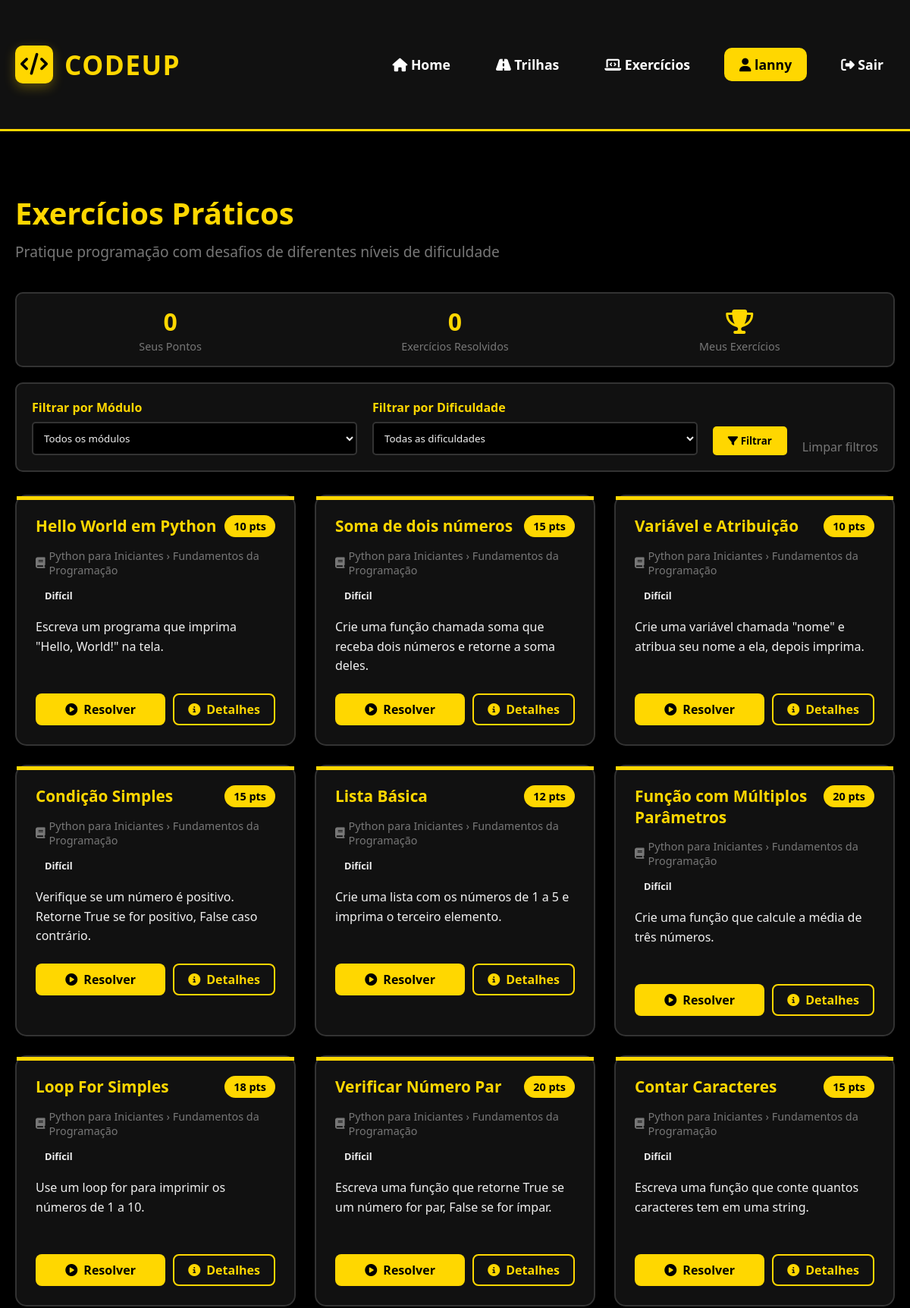
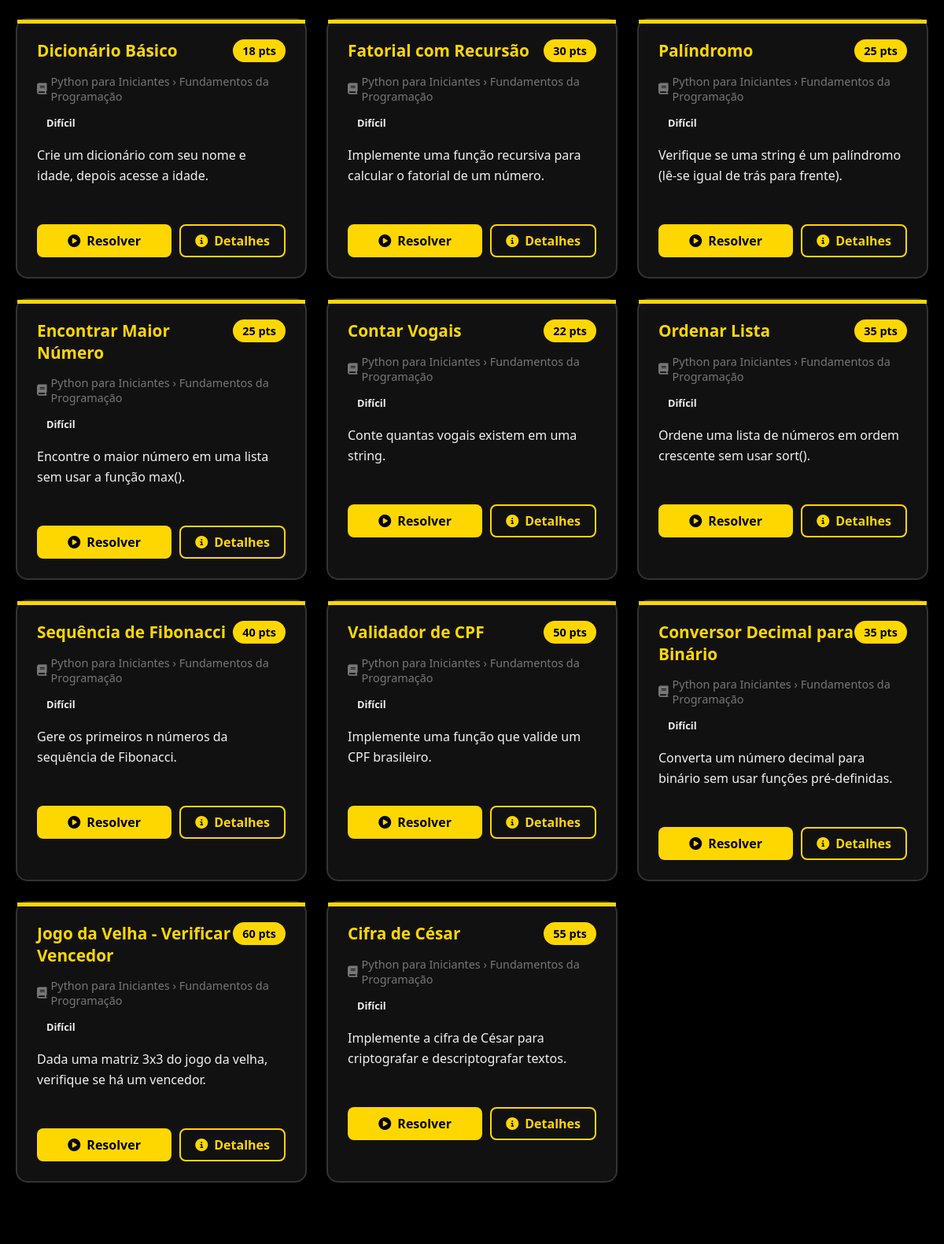
The page /exercicios/ (signed in, upper part) on the database its author committed (2 pictures, top to bottom).
### exercicios/models.py (models this page shows, shortened)
class Exercicio(models.Model):
    modulo = models.ForeignKey('trilhas.Modulo', on_delete=models.CASCADE, related_name='exercicios')
    titulo = models.CharField(max_length=200)
    enunciado = models.TextField()
    codigo_inicial = models.TextField(blank=True)
    resposta_correta = models.TextField()
    pontos = models.IntegerField(default=10)
    dificuldade = models.CharField(max_length=20, choices=[
        ('facil', 'Fácil'),
        ('medio', 'Médio'),
        ('dificil', 'Difícil'),
    ])

### trilhas/models.py (models this page shows, shortened)
class Modulo(models.Model):
    trilha = models.ForeignKey(Trilha, on_delete=models.CASCADE, related_name='modulos')
    titulo = models.CharField(max_length=200)
    descricao = models.TextField()
    conteudo = models.TextField(blank=True)  # Conteúdo em Markdown/HTML
    video_url = models.URLField(blank=True)
    ordem = models.IntegerField(default=0)
    duracao = models.IntegerField(default=0)  # Em minutos
    concluido = models.BooleanField(default=False)
    class Meta:
        ordering = ['ordem']
        verbose_name = 'Módulo'
        verbose_name_plural = 'Módulos'

class Trilha(models.Model):
    DIFICULDADE_CHOICES = [
        ('iniciante', 'Iniciante'),
        ('intermediario', 'Intermediário'),
        ('avancado', 'Avançado'),
    ]
    titulo = models.CharField(max_length=200)
    descricao = models.TextField()
    icone = models.CharField(max_length=50, default='book')
    cor = models.CharField(max_length=7, default='#FFD700')  # Cor em hex
    dificuldade = models.CharField(max_length=20, choices=DIFICULDADE_CHOICES, default='iniciante')
    tempo_estimado = models.IntegerField(default=0)  # Em horas
    pontos_recompensa = models.IntegerField(default=100)
    ativo = models.BooleanField(default=True)
    ordem = models.IntegerField(default=0)
    data_criacao = models.DateTimeField(auto_now_add=True)
    class Meta:
        ordering = ['ordem', 'data_criacao']
        verbose_name = 'Trilha'
        verbose_name_plural = 'Trilhas'

### exercicios/views.py (the view)
# urls.py: path('', views.index, name='index'),
def index(request):
    exercicios = Exercicio.objects.all()
    if TRILHA_EXISTS:
        exercicios = exercicios.select_related('modulo__trilha')
    else:
        exercicios = exercicios.select_related('modulo')
    modulo_id = request.GET.get('modulo', '')
    dificuldade = request.GET.get('dificuldade', '')
    if modulo_id:
        exercicios = exercicios.filter(modulo_id=modulo_id)
    if dificuldade:
        exercicios = exercicios.filter(dificuldade=dificuldade)
    modulos = []
    if TRILHA_EXISTS:
        modulos = Modulo.objects.all().select_related('trilha')
    elif Modulo.objects is not None:
        modulos = Modulo.objects.all()
    exercicios_resolvidos_ids = []
    pontos_totais = 0
    exercicios_resolvidos_count = 0
    if request.user.is_authenticated:
        exercicios_resolvidos_ids = RespostaAluno.objects.filter(
            aluno=request.user,
            status='correto'
        ).values_list('exercicio_id', flat=True)
        respostas_corretas = RespostaAluno.objects.filter(
            aluno=request.user,
            status='correto'
        )
        exercicios_resolvidos_count = respostas_corretas.count()
        for resposta in respostas_corretas:
            pontos_totais += resposta.exercicio.pontos
    context = {
        'exercicios': exercicios,
        'modulos': modulos,
        'selected_modulo': modulo_id,
        'selected_dificuldade': dificuldade,
        'exercicios_resolvidos_ids': list(exercicios_resolvidos_ids),
        'TRILHA_EXISTS': TRILHA_EXISTS,
        'pontos_totais': pontos_totais,
        'exercicios_resolvidos_count': exercicios_resolvidos_count,
    }
    return render(request, 'exercicios/index.html', context)

### codeup/context_processors.py (called while the page is built)
def site_info(request):
    from django.conf import settings
    return {
        'SITE_NAME': getattr(settings, 'SITE_NAME', 'CodeUP'),
        'SITE_DESCRIPTION': getattr(settings, 'SITE_DESCRIPTION', 'Plataforma de aprendizado'),
        'SITE_VERSION': getattr(settings, 'SITE_VERSION', '1.0.0'),
        'SITE_URL': getattr(settings, 'SITE_URL', 'http://localhost:8000'),
        'DEBUG': settings.DEBUG,
    }

### exercicios/templates/exercicios/index.html (shortened to what this page needs)
{% extends 'base.html' %}
{% load static %}
{% block content %}
<main class="container">
    <h1 class="page-title">Exercícios Práticos</h1>
    <p class="page-subtitle">Pratique programação com desafios de diferentes níveis de dificuldade</p>
    {% if user.is_authenticated %}
    <div class="stats-bar">
        <div class="stat-item">
            <span class="stat-value">{{ pontos_totais|default:"0" }}</span>
            <span class="stat-label">Seus Pontos</span>
        </div>
        <div class="stat-item">
            <span class="stat-value">{{ exercicios_resolvidos_count|default:"0" }}</span>
            <span class="stat-label">Exercícios Resolvidos</span>
        </div>
        <div class="stat-item">
            <a href="{% url 'exercicios:meus_exercicios' %}" style="color: var(--primary-color); text-decoration: none;">
                <span class="stat-value">
                    <i class="fas fa-trophy"></i>
                </span>
                <span class="stat-label">Meus Exercícios</span>
            </a>
        </div>
    </div>
    {% endif %}
    <form method="GET" action="{% url 'exercicios:index' %}" class="filtros">
        <div class="filtro-group">
            <label class="filtro-label" for="modulo">Filtrar por Módulo</label>
            <select name="modulo" id="modulo" class="filtro-select">
                <option value="">Todos os módulos</option>
            </select>
        </div>
        <div class="filtro-group">
            <label class="filtro-label" for="dificuldade">Filtrar por Dificuldade</label>
            <select name="dificuldade" id="dificuldade" class="filtro-select">
                <option value="">Todas as dificuldades</option>
            </select>
        </div>
        <button type="submit" class="btn-filtrar">
            <i class="fas fa-filter"></i> Filtrar
        </button>
        <a href="{% url 'exercicios:index' %}" style="align-self: flex-end; color: var(--text-muted); text-decoration: none;">
            Limpar filtros
        </a>
    </form>
    {% if exercicios %}
        <div class="exercicios-grid">
            {% for exercicio in exercicios %}
            <div class="exercicio-card">
                <div class="exercicio-header">
                    <h3 class="exercicio-titulo">{{ exercicio.titulo }}</h3>
                    <div class="exercicio-pontos">{{ exercicio.pontos }} pts</div>
                </div>
                <div class="exercicio-modulo">
                    <i class="fas fa-book"></i>
                    {% if exercicio.modulo.trilha %}
                        {{ exercicio.modulo.trilha.titulo }} ›
                    {% endif %}
                    {{ exercicio.modulo.titulo }}
                </div>
                <span class="exercicio-dificuldade dificuldade-{{ exercicio.dificuldade }}">
                    {% if exercicio.dificuldade == 'facil' %}Fácil
                    {% elif exercicio.dificuldade == 'medio' %}Médio
                    {% else %}Difícil{% endif %}
                </span>
                <p class="exercicio-descricao">{{ exercicio.enunciado|truncatewords:30 }}</p>
                <div class="exercicio-actions">
                    <a href="{% url 'exercicios:resolver' exercicio.id %}" class="btn-resolver">
                        <i class="fas fa-play-circle"></i> Resolver
                    </a>
                    <a href="{% url 'exercicios:detalhe' exercicio.id %}" class="btn-detalhes">
                        <i class="fas fa-info-circle"></i> Detalhes
                    </a>
                </div>
            </div>
            {% endfor %}
        </div>
    {% else %}
        <div class="empty-state">
            <i class="fas fa-laptop-code"></i>
            <h3>Nenhum exercício encontrado</h3>
            <p>Tente mudar os filtros ou volte mais tarde para novos exercícios.</p>
        </div>
    {% endif %}
</main>
{% endblock %}

### templates/base.html (shortened to what this page needs)
<!DOCTYPE html>
<html lang="pt-BR">
<head>
    <link rel="stylesheet" href="https://cdnjs.cloudflare.com/ajax/libs/font-awesome/6.4.0/css/all.min.css">
</head>
<body>
    <header class="header">
        <div class="container">
            <div class="nav-container">
                <a href="{% url 'inicio' %}" class="logo">
                    <div class="logo-icon">
                        <i class="fas fa-code"></i>
                    </div>
                    <div class="logo-text">CODEUP</div>
                </a>
                <div class="nav-links">
                    <a href="{% url 'inicio' %}" class="nav-link {% if request.path == '/' %}active{% endif %}">
                        <i class="fas fa-home"></i> Home
                    </a>
                    <a href="{% url 'trilhas:lista' %}" class="nav-link">
                        <i class="fas fa-road"></i> Trilhas
                    </a>
                    <a href="{% url 'exercicios:lista' %}" class="nav-link">
                        <i class="fas fa-laptop-code"></i> Exercícios
                    </a>
                    {% if user.is_authenticated %}
                        <a href="{% url 'usuarios:perfil' %}" class="btn" style="padding: 10px 20px;">
                            <i class="fas fa-user"></i> {{ user.username }}
                        </a>
                        <a href="{% url 'usuarios:logout' %}" class="nav-link">
                            <i class="fas fa-sign-out-alt"></i> Sair
                        </a>
                    {% endif %}
                </div>
            </div>
        </div>
    </header>
    <main class="main-content">
        {% block content %}
        {% endblock %}
    </main>
</body>
</html>

### templates/base.html (style rules this page uses)
* { margin: 0; padding: 0; box-sizing: border-box; font-family: 'Segoe UI', Tahoma, Geneva, Verdana, sans-serif; }
body { background-color: #000000; color: #f0f0f0; min-height: 100vh; }
.header { background-color: #111111; border-bottom: 3px solid #FFD700; padding: 20px 0; position: sticky; top: 0; z-index: 1000; box-shadow: 0 5px 20px rgba(0, 0, 0, 0.5); }
.container { max-width: 1200px; margin: 0 auto; padding: 0 20px; }
.nav-container { display: flex; justify-content: space-between; align-items: center; }
.logo { display: flex; align-items: center; gap: 15px; text-decoration: none; }
.logo-icon { background-color: #FFD700; color: #000000; width: 50px; height: 50px; border-radius: 10px; display: flex; align-items: center; justify-content: center; font-size: 1.8rem; font-weight: bold; box-shadow: 0 5px 15px rgba(255, 215, 0, 0.3); }
.logo-text { font-size: 2.2rem; font-weight: 900; color: #FFD700; letter-spacing: 1.5px; }
.nav-links { display: flex; gap: 30px; align-items: center; }
.nav-link { color: #ffffff; text-decoration: none; font-weight: 600; font-size: 1.1rem; transition: all 0.3s; padding: 8px 15px; border-radius: 8px; }
.btn { display: inline-block; padding: 12px 25px; background-color: #FFD700; color: #000000; text-decoration: none; border-radius: 10px; font-weight: bold; font-size: 1.1rem; transition: all 0.3s; border: none; cursor: pointer; }
.main-content { min-height: calc(100vh - 400px); padding: 40px 0; }

### rows shown on the page
Exercicio: titulo "Hello World em Python", pontos "10", modulo.trilha.titulo "Python para Iniciantes", modulo.titulo "Fundamentos da Programação", dificuldade "Difícil", enunciado "Escreva um programa que imprima \"Hello, World!\" na tela."
Exercicio: titulo "Soma de dois números", pontos "15", modulo.trilha.titulo "Python para Iniciantes", modulo.titulo "Fundamentos da Programação", dificuldade "Difícil", enunciado "Crie uma função chamada soma que receba dois números e retorne a soma deles."
Exercicio: titulo "Variável e Atribuição", pontos "10", modulo.trilha.titulo "Python para Iniciantes", modulo.titulo "Fundamentos da Programação", dificuldade "Difícil", enunciado "Crie uma variável chamada \"nome\" e atribua seu nome a ela, depois imprima."
Exercicio: titulo "Condição Simples", pontos "15", modulo.trilha.titulo "Python para Iniciantes", modulo.titulo "Fundamentos da Programação", dificuldade "Difícil", enunciado "Verifique se um número é positivo. Retorne True se for positivo, False caso contrário."
Exercicio: titulo "Lista Básica", pontos "12", modulo.trilha.titulo "Python para Iniciantes", modulo.titulo "Fundamentos da Programação", dificuldade "Difícil", enunciado "Crie uma lista com os números de 1 a 5 e imprima o terceiro elemento."
Exercicio: titulo "Função com Múltiplos Parâmetros", pontos "20", modulo.trilha.titulo "Python para Iniciantes", modulo.titulo "Fundamentos da Programação", dificuldade "Difícil", enunciado "Crie uma função que calcule a média de três números."
Exercicio: titulo "Loop For Simples", pontos "18", modulo.trilha.titulo "Python para Iniciantes", modulo.titulo "Fundamentos da Programação", dificuldade "Difícil", enunciado "Use um loop for para imprimir os números de 1 a 10."
Exercicio: titulo "Verificar Número Par", pontos "20", modulo.trilha.titulo "Python para Iniciantes", modulo.titulo "Fundamentos da Programação", dificuldade "Difícil", enunciado "Escreva uma função que retorne True se um número for par, False se for ímpar."
Exercicio: titulo "Contar Caracteres", pontos "15", modulo.trilha.titulo "Python para Iniciantes", modulo.titulo "Fundamentos da Programação", dificuldade "Difícil", enunciado "Escreva uma função que conte quantos caracteres tem em uma string."
Exercicio: titulo "Dicionário Básico", pontos "18", modulo.trilha.titulo "Python para Iniciantes", modulo.titulo "Fundamentos da Programação", dificuldade "Difícil", enunciado "Crie um dicionário com seu nome e idade, depois acesse a idade."
Exercicio: titulo "Fatorial com Recursão", pontos "30", modulo.trilha.titulo "Python para Iniciantes", modulo.titulo "Fundamentos da Programação", dificuldade "Difícil", enunciado "Implemente uma função recursiva para calcular o fatorial de um número."
Exercicio: titulo "Palíndromo", pontos "25", modulo.trilha.titulo "Python para Iniciantes", modulo.titulo "Fundamentos da Programação", dificuldade "Difícil", enunciado "Verifique se uma string é um palíndromo (lê-se igual de trás para frente)."
Exercicio: titulo "Encontrar Maior Número", pontos "25", modulo.trilha.titulo "Python para Iniciantes", modulo.titulo "Fundamentos da Programação", dificuldade "Difícil", enunciado "Encontre o maior número em uma lista sem usar a função max()."
Exercicio: titulo "Contar Vogais", pontos "22", modulo.trilha.titulo "Python para Iniciantes", modulo.titulo "Fundamentos da Programação", dificuldade "Difícil", enunciado "Conte quantas vogais existem em uma string."
Exercicio: titulo "Ordenar Lista", pontos "35", modulo.trilha.titulo "Python para Iniciantes", modulo.titulo "Fundamentos da Programação", dificuldade "Difícil", enunciado "Ordene uma lista de números em ordem crescente sem usar sort()."
Exercicio: titulo "Sequência de Fibonacci", pontos "40", modulo.trilha.titulo "Python para Iniciantes", modulo.titulo "Fundamentos da Programação", dificuldade "Difícil", enunciado "Gere os primeiros n números da sequência de Fibonacci."
Exercicio: titulo "Validador de CPF", pontos "50", modulo.trilha.titulo "Python para Iniciantes", modulo.titulo "Fundamentos da Programação", dificuldade "Difícil", enunciado "Implemente uma função que valide um CPF brasileiro."
Exercicio: titulo "Conversor Decimal para Binário", pontos "35", modulo.trilha.titulo "Python para Iniciantes", modulo.titulo "Fundamentos da Programação", dificuldade "Difícil", enunciado "Converta um número decimal para binário sem usar funções pré-definidas."
Exercicio: titulo "Jogo da Velha - Verificar Vencedor", pontos "60", modulo.trilha.titulo "Python para Iniciantes", modulo.titulo "Fundamentos da Programação", dificuldade "Difícil", enunciado "Dada uma matriz 3x3 do jogo da velha, verifique se há um vencedor."
Exercicio: titulo "Cifra de César", pontos "55", modulo.trilha.titulo "Python para Iniciantes", modulo.titulo "Fundamentos da Programação", dificuldade "Difícil", enunciado "Implemente a cifra de César para criptografar e descriptografar textos."

### other values the page prints
{{ user.username }} "lanny"
{{ pontos_totais|default:"0" }} "0"
{{ exercicios_resolvidos_count|default:"0" }} "0"
